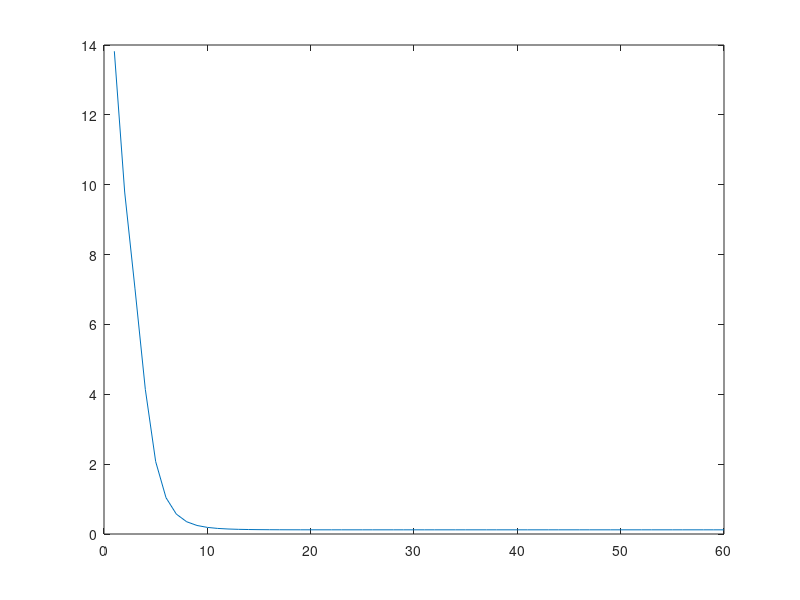

MATLAB code for this plot:
A = [3 2 1; 4 3 7; 1 2 8];
W = rand(3,2);
H = rand(2,3);
norm(A - W*H);
for x = 1:60
    H =  H.*(((W')*A)./((W')*W*H));
    W =  W.*((A*(H'))./(W*H*(H')));
    mul = (A - W*H).^2;
    Ls = sum(mul);
    Loss = sum(Ls);
    L(1,x) = Loss;
end

fprintf('Loss: ')
disp(L)
fprintf('Original Matrix: \n')
disp(A)
fprintf('Output Matrix: \n')
disp(W*H)
plot(1:60,L)